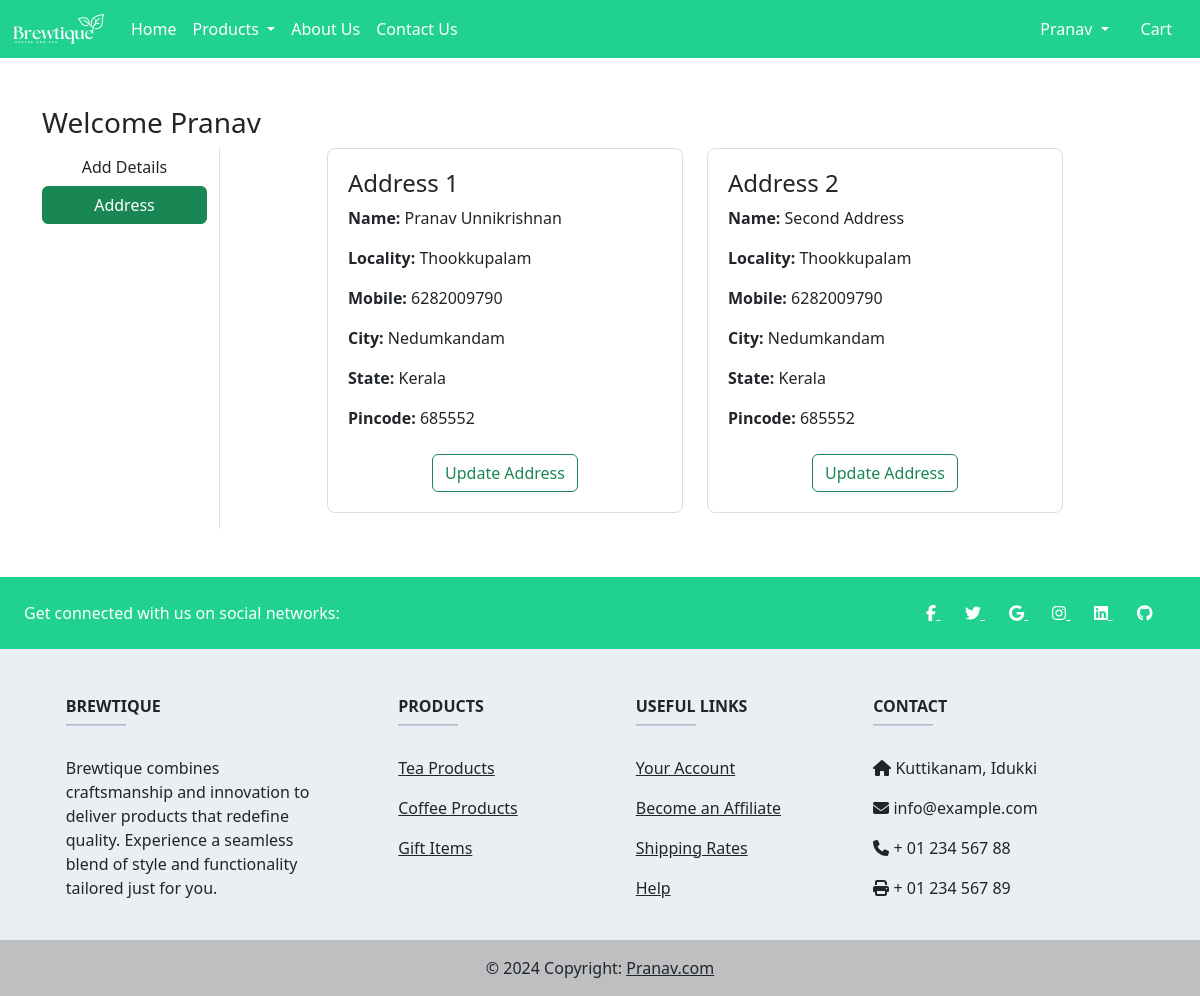
/address/ (signed in), run on the app's committed database.
### app/models.py (models this page shows, shortened)
class Customer(models.Model):
    user = models.ForeignKey(User, on_delete=models.CASCADE)
    name = models.CharField(max_length=100)
    locality = models.CharField(max_length=200)
    city = models.CharField(max_length=100)
    mobile = models.IntegerField()
    zipcode = models.IntegerField()
    state = models.CharField(choices=STATE_CHOICES, max_length=100)

### app/views.py (the view)
# urls.py: path('address/',views.address, name='address'),
def address(request):
   add = Customer.objects.filter(user = request.user)
   return render(request, 'app/address.html',locals())

### app/templates/app/address.html (shortened to what this page needs)
{% extends 'app/base.html' %}
{% load static %}
{% block main-content %}
<div class="container my-5">
  <div class="row">
      <h3>Welcome <span class="text-capitalize">{{ request.user }}</span></h3>
      <div class="col-sm-2 border-end">
          <ul class="list-unstyled">
              <li class="d-grid"><a href="{% url 'profile' %}" class="btn ">Add Details</a></li>
              <li class="d-grid"><a href="{% url 'address' %}" class="btn btn-success --bs-teal">Address</a></li>
          </ul>
      </div>
      <div class="col-sm-8 offset-sm-1">
        <div class="row">
          {% for ad in add %}
          <div class="col-sm-6 mb-3">
              <div class="address-box" style="border: 1px solid #ddd; padding: 20px; border-radius: 8px;">
                <h4>Address {{ forloop.counter }}</h4>
                <p><strong>Name:</strong> {{ ad.name }}</p>
                <p><strong>Locality:</strong> {{ ad.locality }}</p>
                <p><strong>Mobile:</strong> {{ ad.mobile }}</p>
                <p><strong>City:</strong> {{ ad.city }}</p>
                <p><strong>State:</strong> {{ ad.state }}</p>
                <p><strong>Pincode:</strong> {{ ad.zipcode }}</p>
                <div class="text-center mt-4">
                    <a href="{% url 'updateAddress' pk=ad.id %}" class="btn btn-outline-success">Update Address</a>
                </div>
              </div>
          </div>
          {% endfor %}
        </div>
      </div>
  </div>
</div>
{% endblock %}

### app/templates/app/base.html (shortened to what this page needs)
{% load static %}
<!doctype html>
<html lang="en">
  <head>
    <link rel="stylesheet" href="{% static 'app/css/style.css' %}">
    <link href="https://cdn.jsdelivr.net/npm/bootstrap@5.3.3/dist/css/bootstrap.min.css" rel="stylesheet">
  </head>
  <body>
    <nav class="navbar navbar-expand-lg" style="background-color: #21d192">
      <div class="container-fluid">
        <a class="navbar-brand" href="#">
          <img src="{% static 'app/img/logo1.png' %}" alt="Company Logo">
        </a>
        <div class="collapse navbar-collapse" id="navbarSupportedContent">
          <ul class="navbar-nav me-auto mb-2 mb-lg-0">
            {% if request.user.is_authenticated %}
            <li class="nav-item">
              <a class="nav-link text-white" aria-current="page" href="/">Home</a>
            </li>
            <li class="nav-item dropdown">
              <a class="nav-link dropdown-toggle text-white" href="#" role="button" data-bs-toggle="dropdown" aria-expanded="false">
                Products
              </a>
            </li>
            <li class="nav-item">
              <a class="nav-link text-white" href="{% url 'about' %}">About Us</a>
            </li>
            <li class="nav-item">
              <a class="nav-link text-white" href="{% url 'contact' %}">Contact Us</a>
            </li>
            {% endif %}
          </ul>
        </div>
        <ul class="navbar-nav me-auto mb-2 mb-lg-0">
          {% if request.user.is_authenticated %}
          <li class="nav-item dropdown mx-2">
            <a class="nav-link dropdown-toggle text-white" href="#" role="button" data-bs-toggle="dropdown" aria-expanded="false">
              {{ request.user.first_name|default:request.user.username }}
            </a>
          </li>
          <li class="nav-item mx-2">
            <a href="{% url 'showcart' %}" class="nav-link text-white">Cart {{ cart_count }}</a>
          </li>
          {% endif %}
        </ul>
      </div>
    </nav>
    {% block main-content %}{% endblock main-content %}
     <footer
     class="text-center text-lg-start text-dark "
     style="background-color: #eceff1"
   >
     <section
       class="d-flex justify-content-between p-4 text-white"
       style="background-color: #21d192"
     >
       <div class="me-5">
         <span>Get connected with us on social networks:</span>
       </div>
       <div>
         <a href="" class="text-white me-4">
           <i class="fab fa-facebook-f"></i>
         </a>
         <a href="" class="text-white me-4">
           <i class="fab fa-twitter"></i>
         </a>
         <a href="" class="text-white me-4">
           <i class="fab fa-google"></i>
         </a>
         <a href="" class="text-white me-4">
           <i class="fab fa-instagram"></i>
         </a>
         <a href="" class="text-white me-4">
           <i class="fab fa-linkedin"></i>
         </a>
         <a href="" class="text-white me-4">
           <i class="fab fa-github"></i>
         </a>
       </div>
     </section>
     <section class="">
       <div class="container text-center text-md-start mt-5">
         <div class="row mt-3">
           <div class="col-md-3 col-lg-4 col-xl-3 mx-auto mb-4">
             <h6 class="text-uppercase fw-bold">Brewtique</h6>
             <hr
               class="mb-4 mt-0 d-inline-block mx-auto"
               style="width: 60px; background-color: #7c4dff; height: 2px"
             />
             <p>
              Brewtique combines craftsmanship and innovation to deliver products that redefine quality. Experience a seamless blend of style and functionality tailored just for you.
             </p>
           </div>
           <div class="col-md-2 col-lg-2 col-xl-2 mx-auto mb-4">
             <h6 class="text-uppercase fw-bold">Products</h6>
             <hr
               class="mb-4 mt-0 d-inline-block mx-auto"
               style="width: 60px; background-color: #7c4dff; height: 2px"
             />
             <p>
               <a href="#!" class="text-dark">Tea Products</a>
             </p>
             <p>
               <a href="#!" class="text-dark">Coffee Products</a>
             </p>
             <p>
               <a href="#!" class="text-dark">Gift Items</a>
             </p>
           </div>
           <div class="col-md-3 col-lg-2 col-xl-2 mx-auto mb-4">
             <h6 class="text-uppercase fw-bold">Useful links</h6>
             <hr
               class="mb-4 mt-0 d-inline-block mx-auto"
               style="width: 60px; background-color: #7c4dff; height: 2px"
             />
             <p>
               <a href="#!" class="text-dark">Your Account</a>
             </p>
             <p>
               <a href="#!" class="text-dark">Become an Affiliate</a>
             </p>
             <p>
               <a href="#!" class="text-dark">Shipping Rates</a>
             </p>
             <p>
               <a href="#!" class="text-dark">Help</a>
             </p>
           </div>
           <div class="col-md-4 col-lg-3 col-xl-3 mx-auto mb-md-0 mb-4">
             <h6 class="text-uppercase fw-bold">Contact</h6>
             <hr
               class="mb-4 mt-0 d-inline-block mx-auto"
               style="width: 60px; background-color: #7c4dff; height: 2px"
             />
             <p><i class="fas fa-home mr-3"></i> Kuttikanam, Idukki</p>
             <p><i class="fas fa-envelope mr-3"></i> info@example.com</p>
             <p><i class="fas fa-phone mr-3"></i> + 01 234 567 88</p>
             <p><i class="fas fa-print mr-3"></i> + 01 234 567 89</p>
           </div>
         </div>
       </div>
     </section>
     <div class="text-center p-3" style="background-color: rgba(0, 0, 0, 0.2)">
       © 2024 Copyright:
       <a class="text-dark" href="https://mdbootstrap.com/">Pranav.com</a>
     </div>
   </footer>
  </body>
</html>

### data on the page
Customer: name "Pranav Unnikrishnan", locality "Thookkupalam", mobile "6282009790", city "Nedumkandam", state "Kerala", zipcode "685552"
Customer: name "Second Address", locality "Thookkupalam", mobile "6282009790", city "Nedumkandam", state "Kerala", zipcode "685552"

### other printed values
{{ request.user.first_name|default:request.user.username }} "Pranav"
{{ request.user }} "Pranav"
